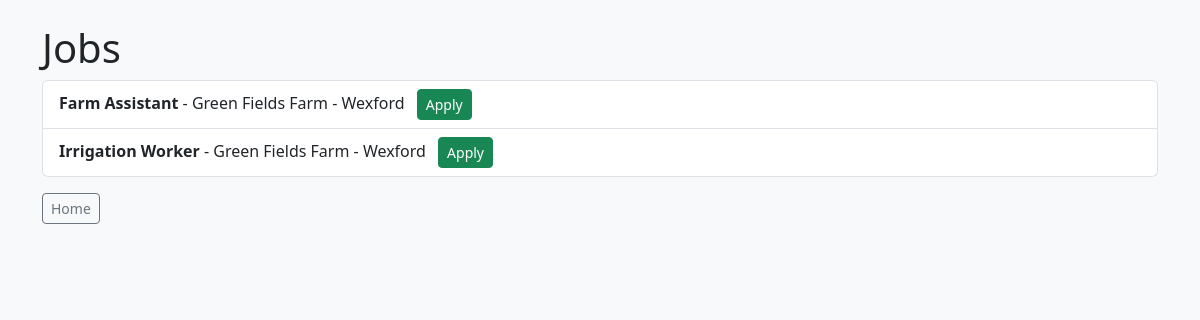
The page /jobs/ (signed in) on the database as committed earlier.
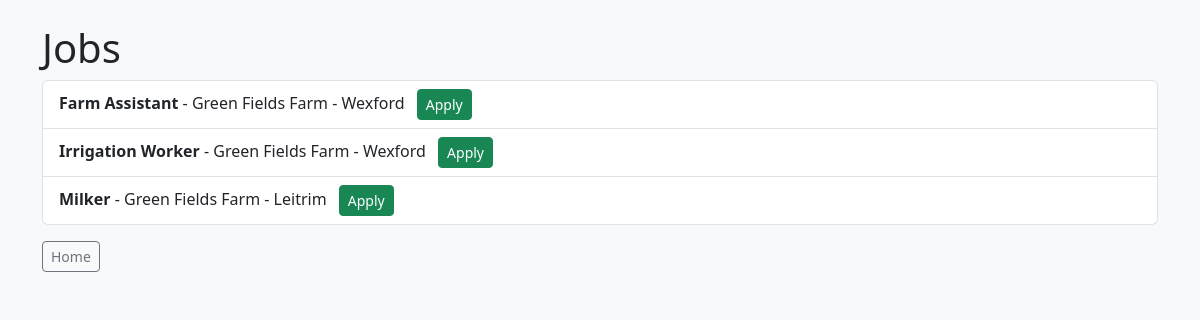
The same page on the database as committed later.
### core/models.py (models this page shows, shortened)
class Job(models.Model):
    employer = models.ForeignKey(EmployerProfile, on_delete=models.CASCADE)
    title = models.CharField(max_length=100)
    description = models.TextField()
    location = models.CharField(max_length=100)

class EmployerProfile(models.Model):
    user = models.OneToOneField(User, on_delete=models.CASCADE)
    company_name = models.CharField(max_length=100)
    location = models.CharField(max_length=100)

### core/views.py (the view)
# urls.py: path("jobs/", views.job_list, name="job_list"),
@login_required
def job_list(request):
    if is_employer(request.user):
        employer = get_object_or_404(EmployerProfile, user=request.user)
        jobs = Job.objects.select_related("employer").filter(employer=employer)
    else:
        jobs = Job.objects.select_related("employer").all()
    return render(request, "core/job_list.html", {"jobs": jobs, "user_role": get_user_role(request.user)})

### core/views.py (called while the page is built)
def get_user_role(user):
    if not user.is_authenticated:
        return ""
    try:
        return user.userprofile.role
    except UserProfile.DoesNotExist:
        return ""

def is_employer(user):
    return get_user_role(user) == "employer"

### core/templates/core/job_list.html (shortened to what this page needs)
<!DOCTYPE html>
<html lang="en">
<head>
    <link href="https://cdn.jsdelivr.net/npm/bootstrap@5.3.3/dist/css/bootstrap.min.css" rel="stylesheet">
</head>
<body class="bg-light">
    <div class="container py-4">
    <h1>Jobs</h1>
    {% if jobs %}
        <ul class="list-group mb-3">
            {% for job in jobs %}
                <li class="list-group-item">
                    <strong>{{ job.title }}</strong> -
                    {{ job.employer.company_name }} -
                    {{ job.location }}
                    {% if user.is_authenticated and user_role == "candidate" %}
                        <a href="/applications/add/{{ job.id }}/" class="btn btn-success btn-sm ms-2">Apply</a>
                    {% endif %}
                </li>
            {% endfor %}
        </ul>
    {% else %}
        <p>No jobs found.</p>
    {% endif %}
    <p><a href="/" class="btn btn-outline-secondary btn-sm">Home</a></p>
    </div>
</body>
</html>

Rows that differ between the two databases and show on the page:
added Job: title "Milker", employer.company_name "Green Fields Farm", location "Leitrim"
